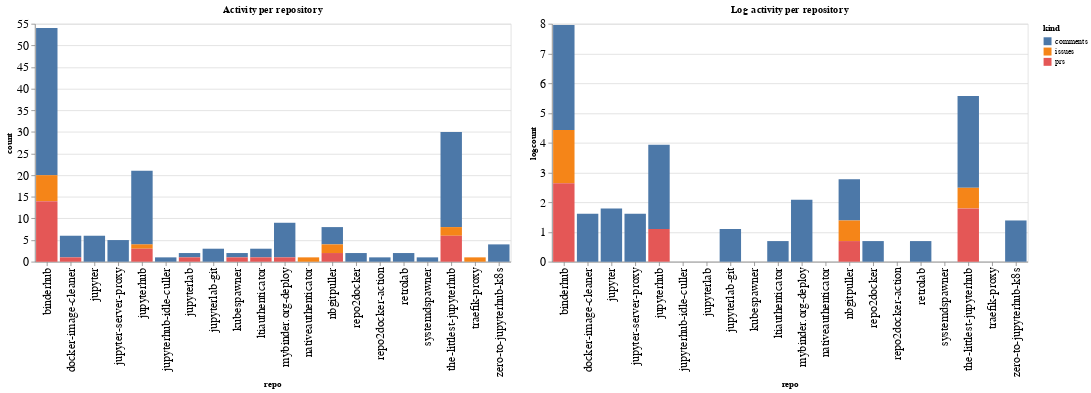

The notebook cell saved with this chart:
### Code cell
ch1 = alt.Chart(repo_summaries, width=600, title="Activity per repository").mark_bar().encode(
    x='repo',
    y='count',
    color='kind',
    tooltip="kind"
)

ch2 = alt.Chart(repo_summaries, width=600, title="Log activity per repository").mark_bar().encode(
    x='repo',
    y='logcount',
    color='kind',
    tooltip="kind"
)

ch1 | ch2

### Figure 1 — Vega-Lite specification as saved in the notebook (floating-point values rounded to 4 significant figures)
{"config": {"axisLeft": {"labelFontSize": 15}, "axisBottom": {"labelFontSize": 15}}, "hconcat": [{"mark": "bar", "encoding": {"color": {"type": "nominal", "field": "kind"}, "tooltip": {"type": "nominal", "field": "kind"}, "x": {"type": "nominal", "field": "repo"}, "y": {"type": "quantitative", "field": "count"}}, "title": "Activity per repository", "width": 600}, {"mark": "bar", "encoding": {"color": {"type": "nominal", "field": "kind"}, "tooltip": {"type": "nominal", "field": "kind"}, "x": {"type": "nominal", "field": "repo"}, "y": {"type": "quantitative", "field": "logcount"}}, "title": "Log activity per repository", "width": 600}], "data": {"name": "data-516902df382ac14ae7ed01d9343a1f07"}, "$schema": "https://vega.github.io/schema/vega-lite/v4.8.1.json", "datasets": {"data-516902df382ac14ae7ed01d9343a1f07": [{"repo": "binderhub", "kind": "comments", "count": 34, "logcount": 3.526}, {"repo": "binderhub", "kind": "issues", "count": 6, "logcount": 1.792}, {"repo": "binderhub", "kind": "prs", "count": 14, "logcount": 2.639}, {"repo": "docker-image-cleaner", "kind": "comments", "count": 5, "logcount": 1.609}, {"repo": "docker-image-cleaner", "kind": "prs", "count": 1, "logcount": 0.0}, {"repo": "jupyter", "kind": "comments", "count": 6, "logcount": 1.792}, {"repo": "jupyter-server-proxy", "kind": "comments", "count": 5, "logcount": 1.609}, {"repo": "jupyterhub", "kind": "comments", "count": 17, "logcount": 2.833}, {"repo": "jupyterhub", "kind": "issues", "count": 1, "logcount": 0.0}, {"repo": "jupyterhub", "kind": "prs", "count": 3, "logcount": 1.099}, {"repo": "jupyterhub-idle-culler", "kind": "comments", "count": 1, "logcount": 0.0}, {"repo": "jupyterlab", "kind": "comments", "count": 1, "logcount": 0.0}, {"repo": "jupyterlab", "kind": "prs", "count": 1, "logcount": 0.0}, {"repo": "jupyterlab-git", "kind": "comments", "count": 3, "logcount": 1.099}, {"repo": "kubespawner", "kind": "comments", "count": 1, "logcount": 0.0}, {"repo": "kubespawner", "kind": "prs", "count": 1, "logcount": 0.0}, {"repo": "ltiauthenticator", "kind": "comments", "count": 2, "logcount": 0.6931}, {"repo": "ltiauthenticator", "kind": "prs", "count": 1, "logcount": 0.0}, {"repo": "mybinder.org-deploy", "kind": "comments", "count": 8, "logcount": 2.079}, {"repo": "mybinder.org-deploy", "kind": "prs", "count": 1, "logcount": 0.0}, {"repo": "nativeauthenticator", "kind": "issues", "count": 1, "logcount": 0.0}, {"repo": "nbgitpuller", "kind": "comments", "count": 4, "logcount": 1.386}, {"repo": "nbgitpuller", "kind": "issues", "count": 2, "logcount": 0.6931}, {"repo": "nbgitpuller", "kind": "prs", "count": 2, "logcount": 0.6931}, {"repo": "repo2docker", "kind": "comments", "count": 2, "logcount": 0.6931}, {"repo": "repo2docker-action", "kind": "comments", "count": 1, "logcount": 0.0}, {"repo": "retrolab", "kind": "comments", "count": 2, "logcount": 0.6931}, {"repo": "systemdspawner", "kind": "comments", "count": 1, "logcount": 0.0}, {"repo": "the-littlest-jupyterhub", "kind": "comments", "count": 22, "logcount": 3.091}, {"repo": "the-littlest-jupyterhub", "kind": "issues", "count": 2, "logcount": 0.6931}, {"repo": "the-littlest-jupyterhub", "kind": "prs", "count": 6, "logcount": 1.792}, {"repo": "traefik-proxy", "kind": "issues", "count": 1, "logcount": 0.0}, {"repo": "zero-to-jupyterhub-k8s", "kind": "comments", "count": 4, "logcount": 1.386}]}}
